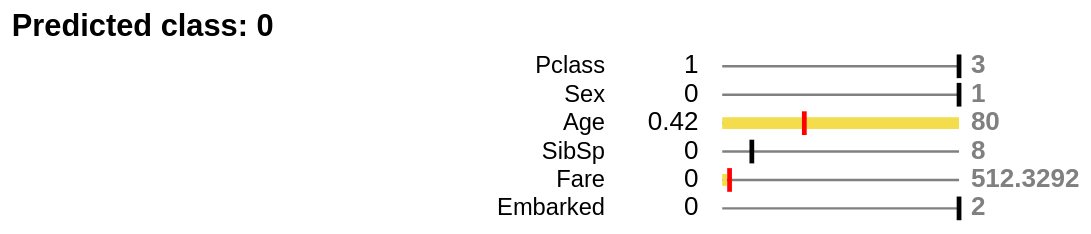

This figure's notebook cell:
### Code cell
ch_list=[]
for i, row in df_viz.iterrows():
    if row['inst']!=0 or row['is_continuous']==True:
        p=alt.Chart(
            df_viz[df_viz['index']==row['index']]
        ).mark_rule(
            color='red' if row['is_continuous'] == True else'black',
            size=2
        ).encode(
            x=alt.X(
                field='inst',
                type='quantitative',
                title=None,
                scale= alt.Scale(domain=(row['min'],row['max']),clamp=True,nice=False)
            ),
            tooltip=[alt.Tooltip(field='inst',title=row['index'])]
        )
        
        t_min = alt.Chart(
            df_viz[df_viz['index']==row['index']]
        ).mark_text(
            color='black',
            dx=-10,
            align='right',
#             fontWeight='bold'
        ).encode(
            x=alt.X(
                field='min',
                type='quantitative',
                title=None
            ),
            text='min:N'
        )

        t_max = alt.Chart(
            df_viz[df_viz['index']==row['index']]
        ).mark_text(
            color='grey',
            dx=5,
            align='left',
            fontWeight='bold'
        ).encode(
            x=alt.X(
                field='max',
                type='quantitative',
                title=None
            ),
            text='max:N'
        )
            
        b =alt.Chart(
            df_viz[df_viz['index']==row['index']]
        ).mark_bar(
            color='#f4dd4d',size=5
        ).encode(
            x=alt.X(
                field='thr',
                type='quantitative',
                title=None,
            ),
            x2='thr2',
            y=alt.Y(field='index',type='nominal',title=None),

        )
        
        l =alt.Chart(
            df_viz[df_viz['index']==row['index']]
        ).mark_bar(
            color='grey',size=1
        ).encode(
            x=alt.X(
                field='min',
                type='quantitative',
                title=None,
                scale= alt.Scale(domain=(row['min'],row['max']),clamp=True,nice=False)
            ),
            x2='max',
            y=alt.Y(field='index',type='nominal',title=None),
        )
        
        
        comp = alt.layer(l,b,t_min,t_max,p).properties(
            height=10,
            width=100
        )
        ch_list.append(comp)
concat=alt.vconcat(*ch_list,  title=f"Predicted class: {exp.expDict['bb_pred']}")

concat.configure_concat(
    spacing=0
).configure_axis(
    grid=False
).configure_view(
    strokeWidth=0
).configure_axisX(
    disable=True
).configure_axisY(
    domain=False,
    ticks=False,
    labelPadding=50,
    minExtent=300
).configure_title(
    fontWeight='bold', anchor="start"
)

### Figure 1 — Vega-Lite specification as saved in the notebook (floating-point values rounded to 4 significant figures)
{"config": {"view": {"continuousWidth": 400, "continuousHeight": 300, "strokeWidth": 0}, "axis": {"grid": false}, "axisX": {"disable": true}, "axisY": {"domain": false, "labelPadding": 50, "minExtent": 300, "ticks": false}, "concat": {"spacing": 0}, "title": {"anchor": "start", "fontWeight": "bold"}}, "vconcat": [{"layer": [{"data": {"name": "data-a6e2351d23bb3963484fb25705b3eb95"}, "mark": {"type": "bar", "color": "grey", "size": 1}, "encoding": {"x": {"field": "min", "scale": {"clamp": true, "domain": [1.0, 3.0], "nice": false}, "title": null, "type": "quantitative"}, "x2": {"field": "max"}, "y": {"field": "index", "title": null, "type": "nominal"}}}, {"data": {"name": "data-a6e2351d23bb3963484fb25705b3eb95"}, "mark": {"type": "bar", "color": "#f4dd4d", "size": 5}, "encoding": {"x": {"field": "thr", "title": null, "type": "quantitative"}, "x2": {"field": "thr2"}, "y": {"field": "index", "title": null, "type": "nominal"}}}, {"data": {"name": "data-a6e2351d23bb3963484fb25705b3eb95"}, "mark": {"type": "text", "align": "right", "color": "black", "dx": -10}, "encoding": {"text": {"field": "min", "type": "nominal"}, "x": {"field": "min", "title": null, "type": "quantitative"}}}, {"data": {"name": "data-a6e2351d23bb3963484fb25705b3eb95"}, "mark": {"type": "text", "align": "left", "color": "grey", "dx": 5, "fontWeight": "bold"}, "encoding": {"text": {"field": "max", "type": "nominal"}, "x": {"field": "max", "title": null, "type": "quantitative"}}}, {"data": {"name": "data-a6e2351d23bb3963484fb25705b3eb95"}, "mark": {"type": "rule", "color": "black", "size": 2}, "encoding": {"tooltip": [{"field": "inst", "title": "Pclass"}], "x": {"field": "inst", "scale": {"clamp": true, "domain": [1.0, 3.0], "nice": false}, "title": null, "type": "quantitative"}}}], "height": 10, "width": 100}, {"layer": [{"data": {"name": "data-d71b9d791c509a2987fd6ac5a00f41da"}, "mark": {"type": "bar", "color": "grey", "size": 1}, "encoding": {"x": {"field": "min", "scale": {"clamp": true, "domain": [0.0, 1.0], "nice": false}, "title": null, "type": "quantitative"}, "x2": {"field": "max"}, "y": {"field": "index", "title": null, "type": "nominal"}}}, {"data": {"name": "data-d71b9d791c509a2987fd6ac5a00f41da"}, "mark": {"type": "bar", "color": "#f4dd4d", "size": 5}, "encoding": {"x": {"field": "thr", "title": null, "type": "quantitative"}, "x2": {"field": "thr2"}, "y": {"field": "index", "title": null, "type": "nominal"}}}, {"data": {"name": "data-d71b9d791c509a2987fd6ac5a00f41da"}, "mark": {"type": "text", "align": "right", "color": "black", "dx": -10}, "encoding": {"text": {"field": "min", "type": "nominal"}, "x": {"field": "min", "title": null, "type": "quantitative"}}}, {"data": {"name": "data-d71b9d791c509a2987fd6ac5a00f41da"}, "mark": {"type": "text", "align": "left", "color": "grey", "dx": 5, "fontWeight": "bold"}, "encoding": {"text": {"field": "max", "type": "nominal"}, "x": {"field": "max", "title": null, "type": "quantitative"}}}, {"data": {"name": "data-d71b9d791c509a2987fd6ac5a00f41da"}, "mark": {"type": "rule", "color": "black", "size": 2}, "encoding": {"tooltip": [{"field": "inst", "title": "Sex"}], "x": {"field": "inst", "scale": {"clamp": true, "domain": [0.0, 1.0], "nice": false}, "title": null, "type": "quantitative"}}}], "height": 10, "width": 100}, {"layer": [{"data": {"name": "data-234637cb4cfcb72ffb9bb07077168109"}, "mark": {"type": "bar", "color": "grey", "size": 1}, "encoding": {"x": {"field": "min", "scale": {"clamp": true, "domain": [0.42, 80.0], "nice": false}, "title": null, "type": "quantitative"}, "x2": {"field": "max"}, "y": {"field": "index", "title": null, "type": "nominal"}}}, {"data": {"name": "data-234637cb4cfcb72ffb9bb07077168109"}, "mark": {"type": "bar", "color": "#f4dd4d", "size": 5}, "encoding": {"x": {"field": "thr", "title": null, "type": "quantitative"}, "x2": {"field": "thr2"}, "y": {"field": "index", "title": null, "type": "nominal"}}}, {"data": {"name": "data-234637cb4cfcb72ffb9bb07077168109"}, "mark": {"type": "text", "align": "right", "color": "black", "dx": -10}, "encoding": {"text": {"field": "min", "type": "nominal"}, "x": {"field": "min", "title": null, "type": "quantitative"}}}, {"data": {"name": "data-234637cb4cfcb72ffb9bb07077168109"}, "mark": {"type": "text", "align": "left", "color": "grey", "dx": 5, "fontWeight": "bold"}, "encoding": {"text": {"field": "max", "type": "nominal"}, "x": {"field": "max", "title": null, "type": "quantitative"}}}, {"data": {"name": "data-234637cb4cfcb72ffb9bb07077168109"}, "mark": {"type": "rule", "color": "red", "size": 2}, "encoding": {"tooltip": [{"field": "inst", "title": "Age"}], "x": {"field": "inst", "scale": {"clamp": true, "domain": [0.42, 80.0], "nice": false}, "title": null, "type": "quantitative"}}}], "height": 10, "width": 100}, {"layer": [{"data": {"name": "data-2feeb6167a1951d289f0ea9fd0c9f5b7"}, "mark": {"type": "bar", "color": "grey", "size": 1}, "encoding": {"x": {"field": "min", "scale": {"clamp": true, "domain": [0.0, 8.0], "nice": false}, "title": null, "type": "quantitative"}, "x2": {"field": "max"}, "y": {"field": "index", "title": null, "type": "nominal"}}}, {"data": {"name": "data-2feeb6167a1951d289f0ea9fd0c9f5b7"}, "mark": {"type": "bar", "color": "#f4dd4d", "size": 5}, "encoding": {"x": {"field": "thr", "title": null, "type": "quantitative"}, "x2": {"field": "thr2"}, "y": {"field": "index", "title": null, "type": "nominal"}}}, {"data": {"name": "data-2feeb6167a1951d289f0ea9fd0c9f5b7"}, "mark": {"type": "text", "align": "right", "color": "black", "dx": -10}, "encoding": {"text": {"field": "min", "type": "nominal"}, "x": {"field": "min", "title": null, "type": "quantitative"}}}, {"data": {"name": "data-2feeb6167a1951d289f0ea9fd0c9f5b7"}, "mark": {"type": "text", "align": "left", "color": "grey", "dx": 5, "fontWeight": "bold"}, "encoding": {"text": {"field": "max", "type": "nominal"}, "x": {"field": "max", "title": null, "type": "quantitative"}}}, {"data": {"name": "data-2feeb6167a1951d289f0ea9fd0c9f5b7"}, "mark": {"type": "rule", "color": "black", "size": 2}, "encoding": {"tooltip": [{"field": "inst", "title": "SibSp"}], "x": {"field": "inst", "scale": {"clamp": true, "domain": [0.0, 8.0], "nice": false}, "title": null, "type": "quantitative"}}}], "height": 10, "width": 100}, {"layer": [{"data": {"name": "data-c5cf1237c4c337a02281b4c4d0a1fd19"}, "mark": {"type": "bar", "color": "grey", "size": 1}, "encoding": {"x": {"field": "min", "scale": {"clamp": true, "domain": [0.0, 512.3], "nice": false}, "title": null, "type": "quantitative"}, "x2": {"field": "max"}, "y": {"field": "index", "title": null, "type": "nominal"}}}, {"data": {"name": "data-c5cf1237c4c337a02281b4c4d0a1fd19"}, "mark": {"type": "bar", "color": "#f4dd4d", "size": 5}, "encoding": {"x": {"field": "thr", "title": null, "type": "quantitative"}, "x2": {"field": "thr2"}, "y": {"field": "index", "title": null, "type": "nominal"}}}, {"data": {"name": "data-c5cf1237c4c337a02281b4c4d0a1fd19"}, "mark": {"type": "text", "align": "right", "color": "black", "dx": -10}, "encoding": {"text": {"field": "min", "type": "nominal"}, "x": {"field": "min", "title": null, "type": "quantitative"}}}, {"data": {"name": "data-c5cf1237c4c337a02281b4c4d0a1fd19"}, "mark": {"type": "text", "align": "left", "color": "grey", "dx": 5, "fontWeight": "bold"}, "encoding": {"text": {"field": "max", "type": "nominal"}, "x": {"field": "max", "title": null, "type": "quantitative"}}}, {"data": {"name": "data-c5cf1237c4c337a02281b4c4d0a1fd19"}, "mark": {"type": "rule", "color": "red", "size": 2}, "encoding": {"tooltip": [{"field": "inst", "title": "Fare"}], "x": {"field": "inst", "scale": {"clamp": true, "domain": [0.0, 512.3], "nice": false}, "title": null, "type": "quantitative"}}}], "height": 10, "width": 100}, {"layer": [{"data": {"name": "data-5f42f247b901dc5e0a8f87736978eaf0"}, "mark": {"type": "bar", "color": "grey", "size": 1}, "encoding": {"x": {"field": "min", "scale": {"clamp": true, "domain": [0.0, 2.0], "nice": false}, "title": null, "type": "quantitative"}, "x2": {"field": "max"}, "y": {"field": "index", "title": null, "type": "nominal"}}}, {"data": {"name": "data-5f42f247b901dc5e0a8f87736978eaf0"}, "mark": {"type": "bar", "color": "#f4dd4d", "size": 5}, "encoding": {"x": {"field": "thr", "title": null, "type": "quantitative"}, "x2": {"field": "thr2"}, "y": {"field": "index", "title": null, "type": "nominal"}}}, {"data": {"name": "data-5f42f247b901dc5e0a8f87736978eaf0"}, "mark": {"type": "text", "align": "right", "color": "black", "dx": -10}, "encoding": {"text": {"field": "min", "type": "nominal"}, "x": {"field": "min", "title": null, "type": "quantitative"}}}, {"data": {"name": "data-5f42f247b901dc5e0a8f87736978eaf0"}, "mark": {"type": "text", "align": "left", "color": "grey", "dx": 5, "fontWeight": "bold"}, "encoding": {"text": {"field": "max", "type": "nominal"}, "x": {"field": "max", "title": null, "type": "quantitative"}}}, {"data": {"name": "data-5f42f247b901dc5e0a8f87736978eaf0"}, "mark": {"type": "rule", "color": "black", "size": 2}, "encoding": {"tooltip": [{"field": "inst", "title": "Embarked"}], "x": {"field": "inst", "scale": {"clamp": true, "domain": [0.0, 2.0], "nice": false}, "title": null, "type": "quantitative"}}}], "height": 10, "width": 100}], "title": "Predicted class: 0", "$schema": "https://vega.github.io/schema/vega-lite/v4.17.0.json", "datasets": {"data-a6e2351d23bb3963484fb25705b3eb95": [{"index": "Pclass", "min": 1.0, "max": 3.0, "op": null, "thr": null, "is_continuous": null, "inst": 3.0, "thr2": null}], "data-d71b9d791c509a2987fd6ac5a00f41da": [{"index": "Sex", "min": 0.0, "max": 1.0, "op": null, "thr": null, "is_continuous": null, "inst": 1.0, "thr2": null}], "data-234637cb4cfcb72ffb9bb07077168109": [{"index": "Age", "min": 0.42, "max": 80.0, "op": ">", "thr": -5.971, "is_continuous": true, "inst": 28.0, "thr2": 80.0}], "data-2feeb6167a1951d289f0ea9fd0c9f5b7": [{"index": "SibSp", "min": 0.0, "max": 8.0, "op": null, "thr": null, "is_continuous": null, "inst": 1.0, "thr2": null}], "data-c5cf1237c4c337a02281b4c4d0a1fd19": [{"index": "Fare", "min": 0.0, "max": 512.3, "op": "<=", "thr": 10.04, "is_continuous": true, "inst": 15.85, "thr2": 0.0}], "data-5f42f247b901dc5e0a8f87736978eaf0": [{"index": "Embarked", "min": 0.0, "max": 2.0, "op": null, "thr": null, "is_continuous": null, "inst": 2.0, "thr2": null}]}}
